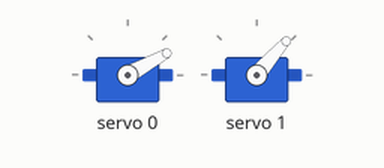
Recording of a sketch running on a simulated Arduino Uno, built with avr-gcc and run on an emulated ATmega328P. Parts: 2 × servo. What the sketch prints to the serial monitor is not drawn.

Above: at 0.05 s.
At 0.65 s:
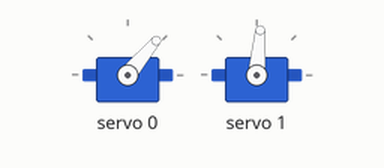
At 1.3 s:
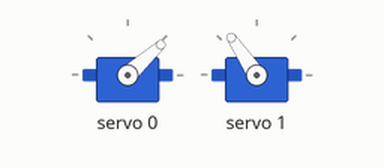
At 2.6 s:
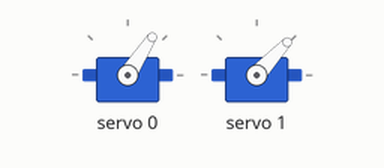
Timing chart, 0 to 6.0 s (numbered marks = the images above):
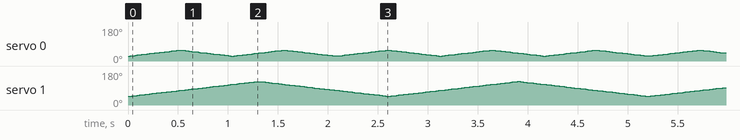

The sketch:

arm.ino
```cpp
#include <Arduino.h>


#include <Wire.h>
#include <Adafruit_PWMServoDriver.h>


Adafruit_PWMServoDriver pwm = Adafruit_PWMServoDriver();
// Range of Micro servo Tower Pro SG90: 200-1000
// Range of FITEC FS5106B: (180)200-550(570) = 180°
#define HANDMIN  200
#define HANDMAX  280
#define ARMMIN  250 // 200 has Colissionwith Caterpillar
#define ARMMAX  450

// our servo # counter
uint8_t servoHand= 0;
uint8_t servoArm = 1;
int handPos = HANDMIN;
int handDirection = 1;
int armPos = ARMMIN;
int armDirection = 1;

void setup() {
  Serial.begin(9600);
  Serial.println("Wall-e Arm Test");

  pwm.begin();
  pwm.setPWMFreq(60);  // Analog servos run at ~60 Hz updates

  yield();
}


void loop() {
  // Open an Close Hand
  handPos += handDirection;
  if (handPos == HANDMIN || handPos == HANDMAX) {
    handDirection = handDirection*-1;
  }
  pwm.setPWM(servoHand, 0, handPos);

  armPos += armDirection;
  if (armPos == ARMMIN || armPos == ARMMAX) {
    armDirection = armDirection*-1;
  }
  pwm.setPWM(servoArm, 0, armPos);
  delay(5);
}
```
